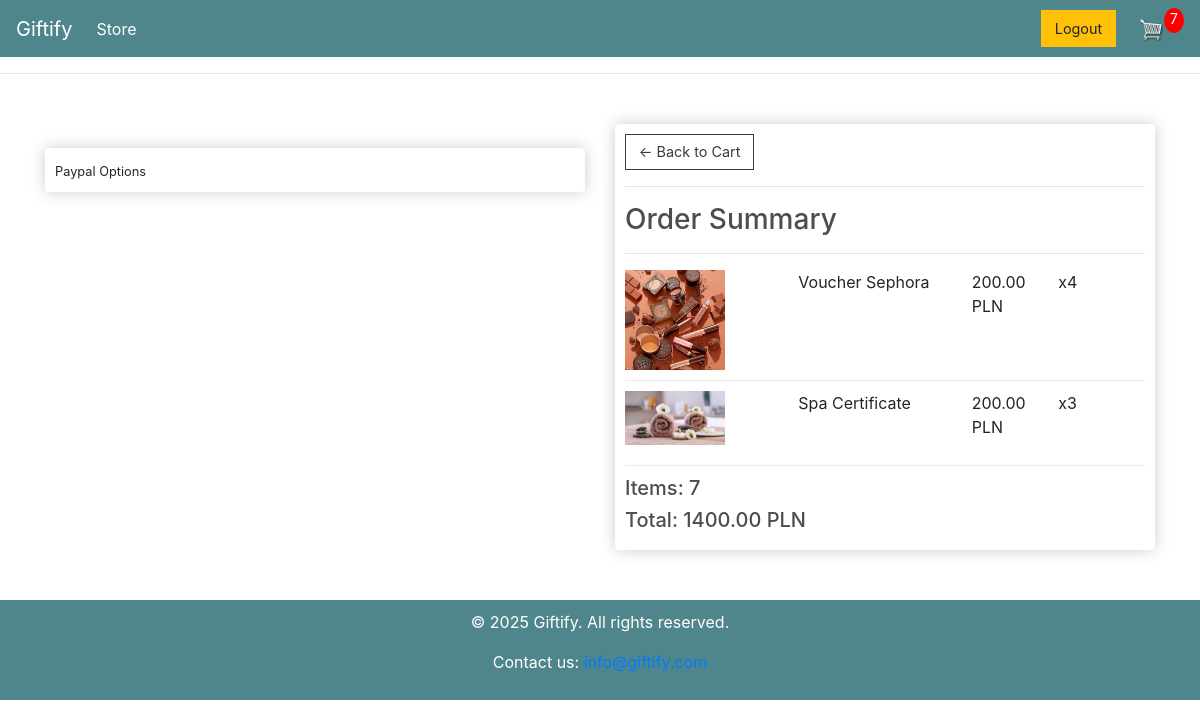
Page /checkout/ (signed in) on the earlier database version.
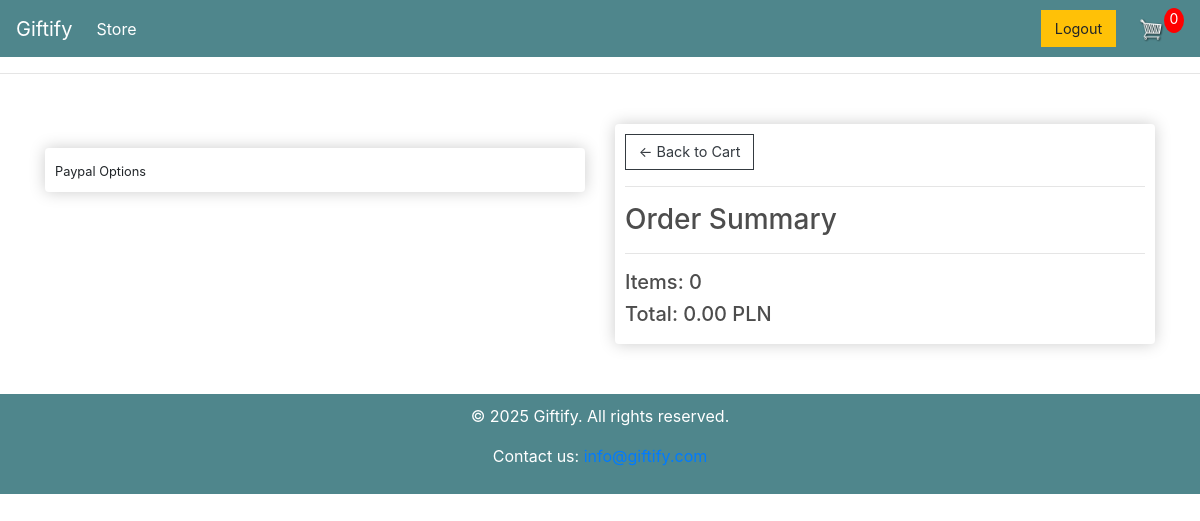
Same page on the later database version.
### store/models.py (models this page shows, shortened)
class OrderItem(models.Model):
    product = models.ForeignKey(Product, on_delete=models.SET_NULL, null=True)
    order = models.ForeignKey(Order, on_delete=models.SET_NULL, null=True)
    quantity = models.IntegerField(default=0)
    date_added = models.DateTimeField(auto_now_add=True)
    @property
    def get_total(self):
        total = self.product.price * self.quantity
        return total

class Product(models.Model, Subject):
    name = models.CharField(max_length=200)
    price = models.DecimalField(max_digits=7, decimal_places=2)
    category = models.ForeignKey(Category, on_delete=models.SET_NULL, null=True)
    place = models.CharField(max_length=200, null=True, blank=True)
    image = models.ImageField(null=True, blank=True)
    discount = models.FloatField(default=0, help_text="Discount percentage (0-100)")
    special_mark = models.CharField(max_length=200, null=True, blank=True, help_text="Special mark for the product")
    @property
    def imageURL(self):
        try:
            url = self.image.url
        except:
            url = ""
        return url

class Order(models.Model):
    customer = models.ForeignKey(Customer, on_delete=models.SET_NULL, null=True)
    date_ordered = models.DateTimeField(auto_now_add=True)
    complete = models.BooleanField(default=False)
    transaction_id = models.CharField(max_length=100, null=True)
    @property
    def get_cart_total(self):
        orderitems = self.orderitem_set.all()
        total = sum([item.get_total for item in orderitems])
        return total
    @property
    def get_cart_items(self):
        orderitems = self.orderitem_set.all()
        total = sum([item.quantity for item in orderitems])
        return total

### store/views.py (the view)
# urls.py: path("checkout/", views.checkout, name="checkout"),
def checkout(request):
    data = cartData(request)
    cartItems = data['cartItems']
    order = data['order']
    items = data['items']
    if request.user.is_authenticated:
        if not hasattr(request.user, 'customer'):
            Customer.objects.create(user=request.user)
    context = {"items": items, "order": order, "cartItems": cartItems}
    return render(request, "store/checkout.html", context)

### store/utils.py (called while the page is built)
def cartData(request):
	if request.user.is_authenticated:
		customer = request.user.customer
		order, created = Order.objects.get_or_create(customer=customer, complete=False)
		items = order.orderitem_set.all()
		cartItems = order.get_cart_items
	else:
		cookiesData = cookieCart(request)
		cartItems = cookiesData['cartItems']
		order = cookiesData['order']
		items = cookiesData['items']
	return {'cartItems':cartItems ,'order':order, 'items':items}

### store/templates/store/checkout.html (shortened to what this page needs)
{% extends 'store/main.html' %} {% load static %} {% block content %}
<link rel="stylesheet" type="text/css" href="{% static 'css/checkout.css' %}" />
<div class="row">
  <div class="col-lg-6">
    <br />
    <div class="box-element hidden" id="payment-info">
      <small>Paypal Options</small>
    </div>
  </div>
  <div class="col-lg-6">
    <div class="box-element">
      <a class="btn btn-outline-dark" href="{% url 'cart' %}"
        >&#x2190; Back to Cart</a
      >
      <hr />
      <h3>Order Summary</h3>
      <hr />
      {% for item in items %}
      <div class="cart-row">
        <div style="flex: 2">
          <img class="row-image" src="{{item.product.imageURL}}" />
        </div>
        <div style="flex: 2"><p>{{item.product.name}}</p></div>
        <div style="flex: 1">
          <p>{{item.product.price|floatformat:2}} PLN</p>
        </div>
        <div style="flex: 1"><p>x{{item.quantity}}</p></div>
      </div>
      {% endfor %}
      <h5>Items: {{order.get_cart_items}}</h5>
      <h5>Total: {{order.get_cart_total|floatformat:2}} PLN</h5>
    </div>
  </div>
</div>
{% endblock content %}

Differences in the rows shown:
removed OrderItem: product.imageURL (picture), product.name "Voucher Sephora", product.price "200.00", quantity "4"
no longer on this page (row edited): OrderItem: product.imageURL (picture), product.name "Spa Certificate", product.price "200.00", quantity "3"
no longer on this page (row edited): Order: get_cart_items "7", get_cart_total "1400.00"
added Order: get_cart_items "0", get_cart_total "0.00"
Other differences:
{{ cartItems }}: "7" → "0"
